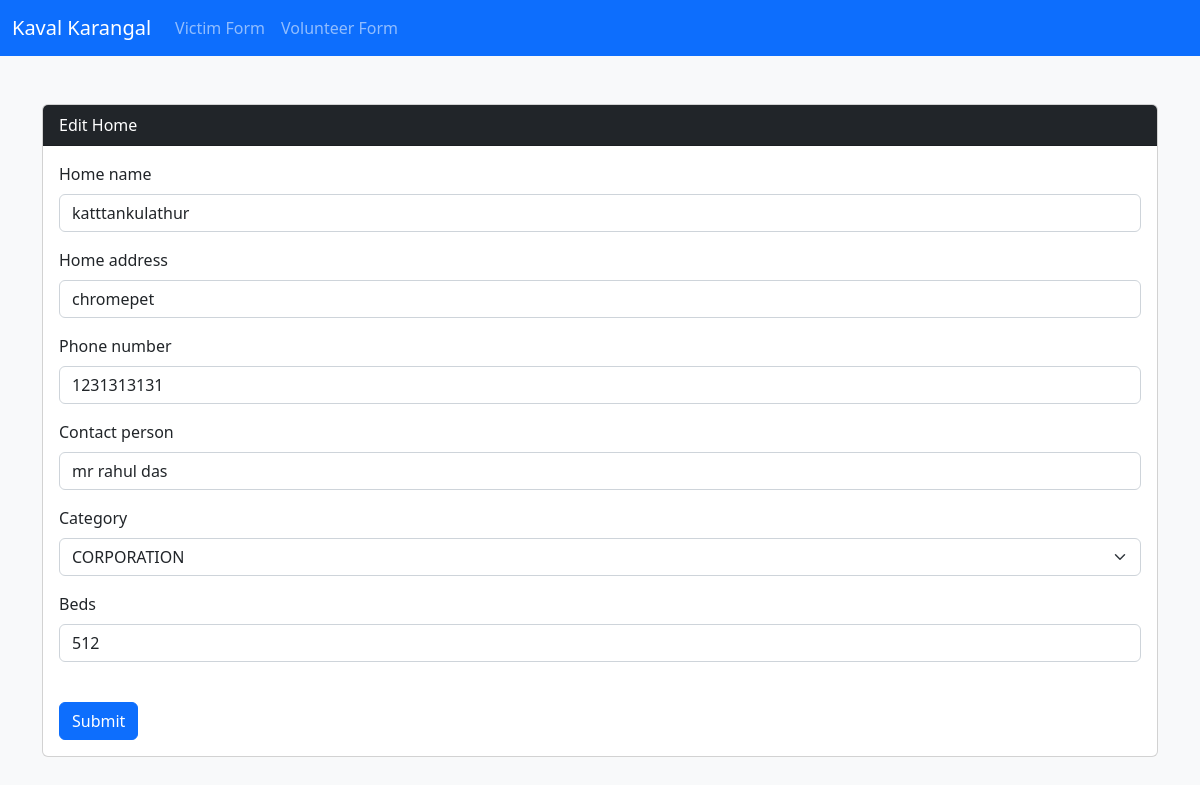
Screenshot of /home/update/guTAAaAurqWwYn463DhJtA/ with the database file from the repository.
### home/models.py (models this page shows, shortened)
class home_profiles(models.Model):
    CATEGORY_LISTS = (
        ('CORPORATION', 'CORPORATION'),
        ('PRIVATE', 'PRIVATE'),
        ('OTHER', 'OTHER')
    )
    id = models.CharField(max_length=22, primary_key=True, default=shortuuid.uuid, editable=False)
    home_name = models.CharField(max_length=50)
    home_address = models.CharField(max_length=200)
    phone_number = models.IntegerField(default=0)
    contact_person = models.CharField(max_length=100)
    category = models.CharField(max_length=20, choices=CATEGORY_LISTS)
    beds = models.IntegerField(default=0)
    class Meta:
        verbose_name = "home"

### home/views.py (the view)
# urls.py: path("update/<str:pk>/", update_view, name="update_view")
def update_view(request,pk):
    object = get_object_or_404(home_profiles,pk=pk)  # Use the passed pk argument instead of hardcoding it
    if request.method == "POST":
        form = homeform(request.POST, request.FILES, instance=object)
        if form.is_valid():
            form.save()
            return redirect(reverse("home:index"))
    else:
        form = homeform(instance=object)
    return render(request,"home/update.html", {"form": form, "object": object})

### home/forms.py
class homeform(forms.ModelForm):
    class Meta:
        model = home_profiles
        fields = "__all__"

### home/templates/home/update.html (shortened to what this page needs)
{% extends "layout/base.html" %}
{% load django_bootstrap5 %}
{% block content %}
<div class="container my-5">
    <div class="card">
        <div class="card-header bg-dark text-white ">Edit Home</div>
        <div class="card-body">
            <form novalidate method="post" enctype="multipart/form-data">
                {% bootstrap_form form %}
                <input class="btn btn-primary mt-4" type="submit" value="Submit">
            </form>
        </div>
        </div>
    </div>
{% endblock %}

### rows the page displays
home_profiles: home_name "katttankulathur", home_address "chromepet", phone_number "1231313131", contact_person "mr rahul das", category "CORPORATION", beds "512"
